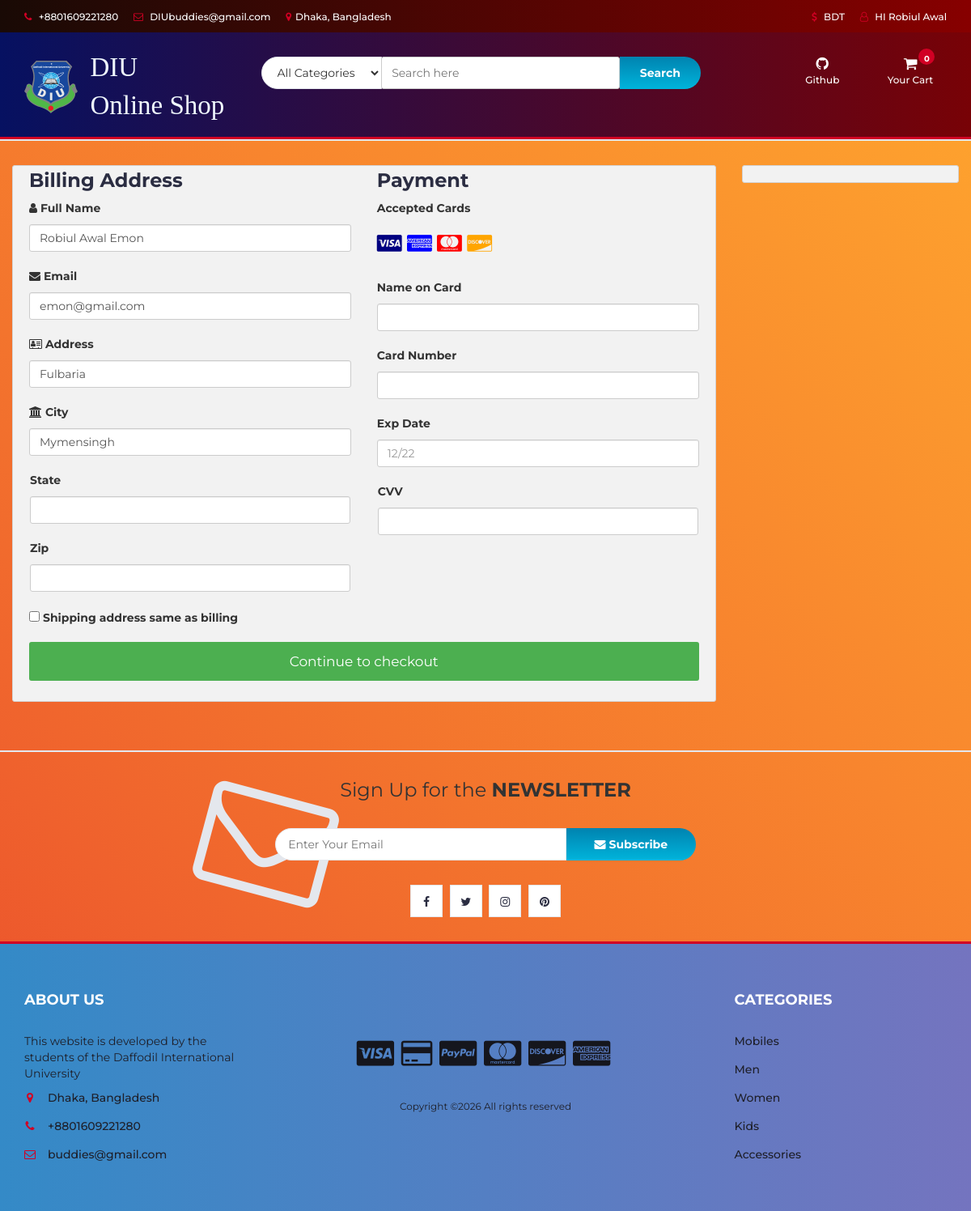
The page /checkout.php (signed in) on the database its author committed.
### tables this page shows
CREATE TABLE `user_info` (
  `user_id` int(10) NOT NULL,
  `first_name` varchar(100) NOT NULL,
  `last_name` varchar(100) NOT NULL,
  `email` varchar(300) NOT NULL,
  `password` varchar(300) NOT NULL,
  `mobile` varchar(10) NOT NULL,
  `address1` varchar(300) NOT NULL,
  `address2` varchar(11) NOT NULL
);

### checkout.php (the view, shortened to what this page needs)
<?php
include "db.php";
include "header.php";
?>
<section class="section">
	<div class="container-fluid">
		<div class="row-checkout">
		<?php
		if(isset($_SESSION["uid"])){
			$sql = "SELECT * FROM user_info WHERE user_id='$_SESSION[uid]'";
			$query = mysqli_query($con,$sql);
			$row=mysqli_fetch_array($query);
		echo'
			<div class="col-75">
				<div class="container-checkout">
				<form id="checkout_form" action="checkout_process.php" method="POST" class="was-validated">
					<div class="row-checkout">
					<div class="col-50">
						<h3>Billing Address</h3>
						<label for="fname"><i class="fa fa-user" ></i> Full Name</label>
						<input type="text" id="fname" class="form-control" name="firstname" pattern="^[a-zA-Z ]+$"  value="'.$row["first_name"].' '.$row["last_name"].'">
						<label for="email"><i class="fa fa-envelope"></i> Email</label>
						<input type="text" id="email" name="email" class="form-control" pattern="^[_a-z0-9-]+(\.[_a-z0-9-]+)*@[a-z0-9]+(\.[a-z]{2,4})$" value="'.$row["email"].'" required>
						<label for="adr"><i class="fa fa-address-card-o"></i> Address</label>
						<input type="text" id="adr" name="address" class="form-control" value="'.$row["address1"].'" required>
						<label for="city"><i class="fa fa-institution"></i> City</label>
						<input type="text" id="city" name="city" class="form-control" value="'.$row["address2"].'" pattern="^[a-zA-Z ]+$" required>
						<div class="row">
						<div class="col-50">
							<label for="state">State</label>
							<input type="text" id="state" name="state" class="form-control" pattern="^[a-zA-Z ]+$" required>
						</div>
						<div class="col-50">
							<label for="zip">Zip</label>
							<input type="text" id="zip" name="zip" class="form-control" pattern="^[0-9]{6}(?:-[0-9]{4})?$" required>
						</div>
						</div>
					</div>
					<div class="col-50">
						<h3>Payment</h3>
						<label for="fname">Accepted Cards</label>
						<div class="icon-container">
						<i class="fa fa-cc-visa" style="color:navy;"></i>
						<i class="fa fa-cc-amex" style="color:blue;"></i>
						<i class="fa fa-cc-mastercard" style="color:red;"></i>
						<i class="fa fa-cc-discover" style="color:orange;"></i>
						</div>
						<label for="cname">Name on Card</label>
						<input type="text" id="cname" name="cardname" class="form-control" pattern="^[a-zA-Z ]+$" required>
						<div class="form-group" id="card-number-field">
                        <label for="cardNumber">Card Number</label>
                        <input type="text" class="form-control" id="cardNumber" name="cardNumber" required>
                    </div>
						<label for="expdate">Exp Date</label>
						<input type="text" id="expdate" name="expdate" class="form-control" pattern="^((0[1-9])|(1[0-2]))\/(\d{2})$" placeholder="12/22"required>
						<div class="row">
						<div class="col-50">
							<div class="form-group CVV">
								<label for="cvv">CVV</label>
								<input type="text" class="form-control" name="cvv" id="cvv" required>
						</div>
						</div>
					</div>
					</div>
					</div>
					<label><input type="CHECKBOX" name="q" class="roomselect" value="conform" required> Shipping address same as billing
					</label>';
					$total=0;
					$total_count=$_POST['total_count'];
				echo'
				<input type="hidden" name="total_count" value="'.$total_count.'">
					<input type="hidden" name="total_price" value="'.$total.'">
					<input type="submit" id="submit" value="Continue to checkout" class="checkout-btn">
				</form>
				</div>
			</div>
			';
		}else{
			echo"<script>window.location.href = 'cart.php'</script>";
		}
		?>
			<div class="col-25">
				<div class="container-checkout">
				</div>
			</div>
		</div>
	</div>
</section>
		<div id="newsletter" class="section">
			<div class="container">
				<div class="row">
					<div class="col-md-12">
						<div class="newsletter">
							<p>Sign Up for the <strong>NEWSLETTER</strong></p>
							<form >
								<input class="input" type="email" placeholder="Enter Your Email">
								<button class="newsletter-btn"><i class="fa fa-envelope"></i> Subscribe</button>
							</form>
							<ul class="newsletter-follow">
								<li>
									<a href="#"><i class="fa fa-facebook"></i></a>
								</li>
								<li>
									<a href="#"><i class="fa fa-twitter"></i></a>
								</li>
								<li>
									<a href="#"><i class="fa fa-instagram"></i></a>
								</li>
								<li>
									<a href="#"><i class="fa fa-pinterest"></i></a>
								</li>
							</ul>
						</div>
					</div>
				</div>
			</div>
		</div>
<?php
include "footer.php";
?>

### header.php (shortened to what this page needs)
<!DOCTYPE html>
<html lang="en">
	<head>
		<link type="text/css" rel="stylesheet" href="css/bootstrap.min.css"/>
		<link type="text/css" rel="stylesheet" href="css/slick.css"/>
		<link type="text/css" rel="stylesheet" href="css/slick-theme.css"/>
		<link type="text/css" rel="stylesheet" href="css/nouislider.min.css"/>
		<link rel="stylesheet" href="css/font-awesome.min.css">
		<link type="text/css" rel="stylesheet" href="css/style.css"/>
		<link type="text/css" rel="stylesheet" href="css/accountbtn.css"/>
    </head>
	<body>
		<header>
			<div id="top-header">
				<div class="container">
					<ul class="header-links pull-left">
						<li><a href="#"><i class="fa fa-phone"></i> +8801609221280</a></li>
						<li><a href="#"><i class="fa fa-envelope-o"></i> DIUbuddies@gmail.com</a></li>
						<li><a href="#"><i class="fa fa-map-marker"></i>Dhaka, Bangladesh</a></li>
					</ul>
					<ul class="header-links pull-right">
						<li><a href="#"><i class="fa fa-usd"></i> BDT</a></li>
						<li><?php
                             include "db.php";
                            if(isset($_SESSION["uid"])){
                                $sql = "SELECT first_name FROM user_info WHERE user_id='$_SESSION[uid]'";
                                $query = mysqli_query($con,$sql);
                                $row=mysqli_fetch_array($query);
                                echo '
                               <div class="dropdownn">
                                  <a href="#" class="dropdownn" data-toggle="modal" data-target="#myModal" ><i class="fa fa-user-o"></i> HI '.$row["first_name"].'</a>
                                  <div class="dropdownn-content">
                                    <a href="" data-toggle="modal" data-target="#profile"><i class="fa fa-user-circle" aria-hidden="true" ></i>My Profile</a>
                                    <a href="logout.php"  ><i class="fa fa-sign-in" aria-hidden="true"></i>Log out</a>
                                  </div>
                                </div>';
                            }
                                             ?>
                                </li>
					</ul>
				</div>
			</div>
			<div id="header">
				<div class="container">
					<div class="row">
<div class="col-md-3">
    <div class="header-logo">
        <a href="#" class="logo" style="display: flex; align-items: center; text-decoration: none; padding-top: 5px;">
            <img src="img/diu.svg" alt="DIU Logo" style="height: 65px; margin-right: 15px;">
            <span style="font-style:normal; font-size: 33px; color: aliceblue; font-family: serif; white-space: nowrap;">
                DIU <br>Online Shop
            </span>
        </a>
    </div>
</div>
						<div class="col-md-6">
							<div class="header-search">
								<form>
									<select class="input-select">
										<option value="0">All Categories</option>
									</select>
									<input class="input" id="search" type="text" placeholder="Search here">
									<button type="submit" id="search_btn" class="search-btn">Search</button>
								</form>
							</div>
						</div>
						<div class="col-md-3 clearfix">
							<div class="header-ctn">
								<div>
									<a href="https://github.com/2dvoid">
										<i class="fa fa-github"></i>
										<span>Github</span>
									</a>
								</div>
								<div class="dropdown">
									<a class="dropdown-toggle" data-toggle="dropdown" aria-expanded="true">
										<i class="fa fa-shopping-cart"></i>
										<span>Your Cart</span>
										<div class="badge qty">0</div>
									</a>
									</div>
							</div>
						</div>
					</div>
				</div>
			</div>
		</header>
		<nav id='navigation'>
		</nav>

### css/style.css (style rules this page uses)
body { font-family: 'Montserrat', sans-serif; font-weight: 400; background-image: linear-gradient(-134deg, #FFA62E 0%, #FB962E 20%, #F8852E 40%, #F3742D 60%, #EF612D 80%, #EA4D2C 100%); }
h1, h2, h3, h4, h5, h6 { color: #2B2D42; font-weight: 700; margin: 0 0 10px; }
a { color: #2B2D42; font-weight: 500; -webkit-transition: 0.2s color; transition: 0.2s color; }
ul, ol { margin: 0; padding: 0; list-style: none }
.input { height: 40px; padding: 0px 15px; border: 1px solid #E4E7ED; background-color: #FFF; width: 100%; }
.input-select { padding: 0px 15px; background: #FFF; border: 1px solid #E4E7ED; height: 40px; }
.section { padding-top: 30px; padding-bottom: 30px; }
#top-header { padding-top: 10px; padding-bottom: 10px; background-color: #1E1F29; }
.header-links li { display: inline-block; margin-right: 15px; font-size: 12px; }
.header-links li:last-child { margin-right: 0px; }
.header-links li a { color: #FFF; }
.header-links li i { color: #D10024; margin-right: 5px; }
#header { padding-top: 15px; padding-bottom: 15px; background-image: linear-gradient(-135deg, #FF6CAB 0%, #F660BC 10%, #EC53CD 20%, #E045DE 30%, #D335EE 40%, #C323FF 50%, #B53AFF 60%, #A749FF 70%, #9854FF 80%, #865EFF 90%, #7366FF 100%); }
.header-logo { float: left; }
.header-logo .logo img { display: block; }
.header-search { padding: 15px 0px; }
.header-search form { position: relative; }
.header-search form .input-select { margin-right: -4px; border-radius: 40px 0px 0px 40px; }
.header-search form .input { width: calc(100% - 260px); margin-right: -4px; }
.header-search form .search-btn { height: 40px; width: 100px; background: #00B4DB; background: -webkit-linear-gradient(to bottom, #0083B0, #00B4DB); background: linear-gradient(to bottom, #0083B0, #00B4DB); color: #FFF; font-weight: 700; border: none; border-radius: 0px 40px 40px 0px; }
.header-ctn { float: right; padding: 15px 0px; }
.header-ctn>div { display: inline-block; }
.header-ctn>div+div { margin-left: 15px; }
.header-ctn>div>a { display: block; position: relative; width: 90px; text-align: center; color: #FFF; }
.header-ctn>div>a>i { display: block; font-size: 18px; }
.header-ctn>div>a>span { font-size: 12px; }
.header-ctn>div>a>.qty { position: absolute; right: 15px; top: -10px; width: 20px; height: 20px; line-height: 20px; text-align: center; border-radius: 50%; font-size: 10px; color: #FFF; background-color: #D10024; }
#navigation { background: #FFF; border-bottom: 2px solid #E4E7ED; border-top: 3px solid #D10024; }
#newsletter.section { border-top: 2px solid #E4E7ED; border-bottom: 3px solid #D10024; margin-top: 30px; }
.newsletter { text-align: center; }
.newsletter p { font-size: 24px; }
.newsletter form { position: relative; max-width: 520px; margin: 30px auto; }
.newsletter form:after { content: "\f003"; font-family: FontAwesome; position: absolute; font-size: 160px; color: #E4E7ED; top: 15px; -webkit-transform: translateY(-50%) rotate(15deg); -ms-transform: translateY(-50%) rotate(15deg); transform: translateY(-50%) rotate(15deg); z-index: -1; left: -90px; }
.newsletter form .input { width: calc(100% - 160px); margin-right: -4px; border-radius: 40px 0px 0px 40px; }
.newsletter form .newsletter-btn { width: 160px; height: 40px; font-weight: 700; background: #00B4DB; background: -webkit-linear-gradient(to bottom, #0083B0, #00B4DB); background: linear-gradient(to bottom, #0083B0, #00B4DB); color: #FFF; border: none; border-radius: 0px 40px 40px 0px; }
.newsletter .newsletter-follow { text-align: center; }
.newsletter .newsletter-follow li { display: inline-block; margin-right: 5px; }
.newsletter .newsletter-follow li:last-child { margin-right: 0px; }
.newsletter .newsletter-follow li a { position: relative; display: block; width: 40px; height: 40px; text-align: center; line-height: 40px; border: 1px solid #E4E7ED; background-color: #FFF; -webkit-transition: 0.2s all; transition: 0.2s all; }

### css/accountbtn.css (style rules this page uses)
.dropdownn { position: relative; display: inline-block; }

### header.php (style rules this page uses)
#navigation { background: #FF4E50; background: -webkit-linear-gradient(to right, #F9D423, #FF4E50); background: linear-gradient(to right, #F9D423, #FF4E50); }
#header { background: #780206; background: -webkit-linear-gradient(to right, #061161, #780206); background: linear-gradient(to right, #061161, #780206); }
#top-header { background: #870000; background: -webkit-linear-gradient(to right, #190A05, #870000); background: linear-gradient(to right, #190A05, #870000); }

### rows shown on the page
user_info: first_name "Robiul Awal", firstname "Robiul Awal Emon", email "emon@gmail.com", address "Fulbaria", city "Mymensingh"
